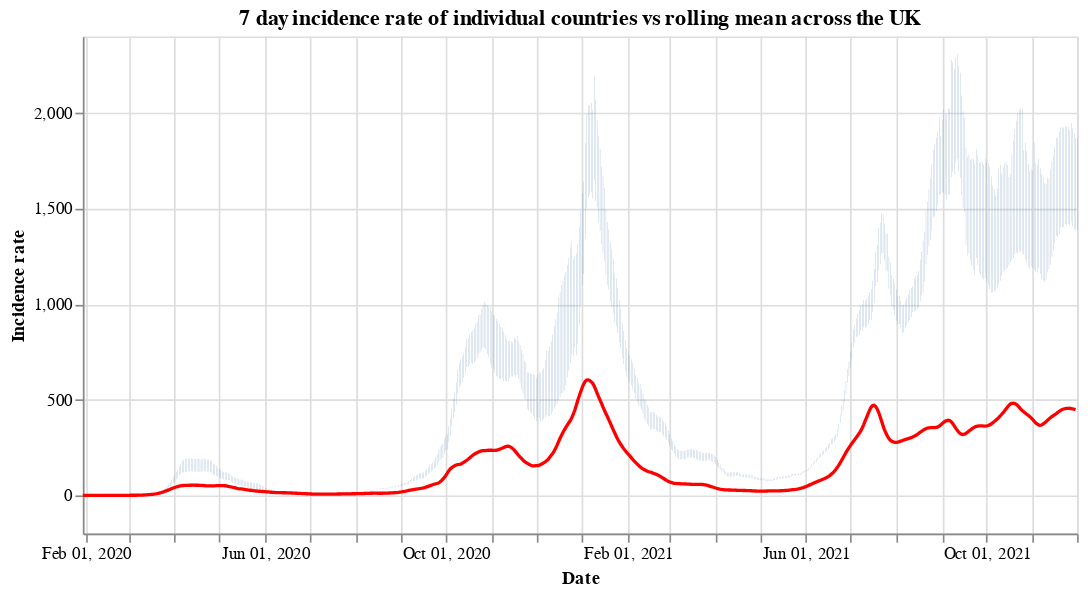

Write notebook code for a chart like this one.
### Code cell
#collapse
countries = uk_cases['areaName'].unique()
countries.sort()

selection = alt.selection_single(
    name='Select',
    fields=['areaName'],
    init={'areaName': 'Wales'},
    bind={'areaName': alt.binding_select(options=countries)}
)

# scatter plot, modify opacity based on selection
bars = alt.Chart(uk_cases).mark_bar().add_selection(
    selection
).encode(
    x=alt.X("yearmonthdate(date):T", axis=alt.Axis(title='Date')),
    y=alt.Y("weeklyCasesRate:Q", axis=alt.Axis(title='Incidence rate')),
    tooltip='weeklyCasesRate:Q',
    opacity=alt.condition(selection, alt.value(1), alt.value(0))
).properties(title=f'7 day incidence rate of individual countries vs rolling mean across the UK', width=600)

line = alt.Chart(overview_cases).mark_line(
    color='red',
    size=2,
).transform_window(
    rolling_mean='mean(weeklyCasesRate)',
    frame=[0, 7]
).encode(
    x='yearmonthdate(date):T',
    y='rolling_mean:Q'
)

alt.layer(bars, line)

### Figure 1 — Vega-Lite specification as saved in the notebook (floating-point values rounded to 4 significant figures; data arrays with more than 128 entries replaced by an {"elided": "..."} marker saying what was removed)
{"config": {"view": {"continuousWidth": 400, "continuousHeight": 300}}, "layer": [{"data": {"name": "data-96980fad526a69e20aa75c8c2453aff7"}, "mark": "bar", "encoding": {"opacity": {"condition": {"value": 1, "selection": "Select"}, "value": 0}, "tooltip": {"type": "quantitative", "field": "weeklyCasesRate"}, "x": {"type": "temporal", "axis": {"title": "Date"}, "field": "date", "timeUnit": "yearmonthdate"}, "y": {"type": "quantitative", "axis": {"title": "Incidence rate"}, "field": "weeklyCasesRate"}}, "selection": {"Select": {"type": "single", "fields": ["areaName"], "init": {"areaName": "Wales"}, "bind": {"areaName": {"input": "select", "options": ["England", "Northern Ireland", "Scotland", "Wales"]}}}}, "title": "7 day incidence rate of individual countries vs rolling mean across the UK", "width": 600}, {"data": {"name": "data-210ec4aefe13122e8faea302cc7b07d8"}, "mark": {"type": "line", "color": "red", "size": 2}, "encoding": {"x": {"type": "temporal", "field": "date", "timeUnit": "yearmonthdate"}, "y": {"type": "quantitative", "field": "rolling_mean"}}, "transform": [{"window": [{"op": "mean", "field": "weeklyCasesRate", "as": "rolling_mean"}], "frame": [0, 7]}]}], "$schema": "https://vega.github.io/schema/vega-lite/v4.8.1.json", "datasets": {"data-96980fad526a69e20aa75c8c2453aff7": {"elided": "2592 records"}, "data-210ec4aefe13122e8faea302cc7b07d8": {"elided": "671 records"}}}
